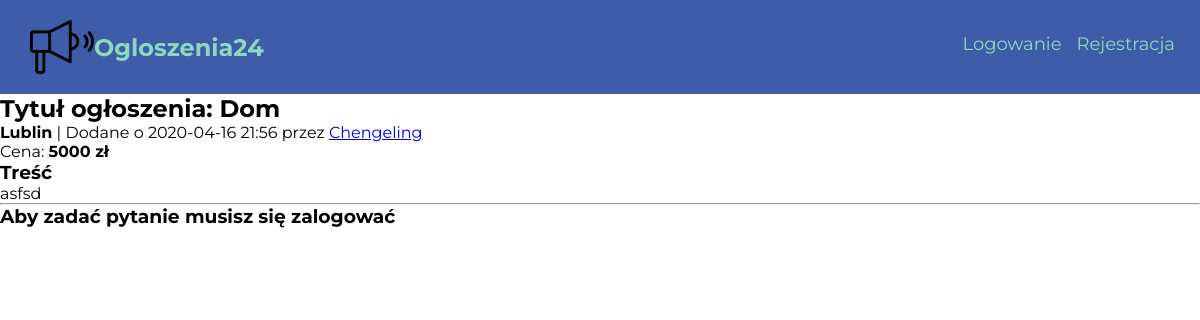
/ogloszenie/2/, run on the app's committed database.
### Ogloszenia24/models.py (models this page shows, shortened)
class Advert(db.Model):
    __searchable__ = ['title']
    id = db.Column(db.Integer, primary_key=True)
    date = db.Column(db.DateTime, nullable=False, default = datetime.utcnow)
    title = db.Column(db.String(100), nullable=False)
    content = db.Column(db.Text, nullable = False)
    user_id = db.Column(db.Integer, db.ForeignKey('user.id'), nullable=False)
    category = db.Column(db.String(50), nullable=False)
    price = db.Column(db.Integer)
    city = db.Column(db.String(), nullable=False)

class User(db.Model, UserMixin):
    id = db.Column(db.Integer, primary_key = True)
    username = db.Column(db.String(20), unique=True, nullable=False)
    password = db.Column(db.String(30), nullable=False)
    email = db.Column(db.String(100), nullable=False, unique=True)
    adverts = db.relationship('Advert', backref='autor', lazy=True)
    messages_sent = db.relationship('Message',foreign_keys='Message.sender_id', backref='author', lazy='dynamic')
    messages_received = db.relationship('Message',foreign_keys='Message.recipient_id', backref='recipient', lazy='dynamic')
    telephone = db.Column(db.String(15))

### Ogloszenia24/views.py (the view)
@app.route("/ogloszenie/<int:advert_id>/", methods=['POST', 'GET'])
def show_advert(advert_id):
    form = MessageForm()
    advert = Advert.query.get_or_404(advert_id)
    if form.validate_on_submit():
        message = Message(title = form.title.data, body = form.message.data, sender_id = current_user.id, recipient_id = advert.user_id)
        db.session.add(message)
        db.session.commit()
        flash("Pomyślnie wysłano wiadomość")
        return redirect(url_for('home'))
    return render_template('show_ad.html',title = advert.title, form = form, advert=advert)

### Ogloszenia24/templates/show_ad.html
{% extends "layout.html" %}
{% block content %}
<div class="ad-info">
    <h2> Tytuł ogłoszenia: {{ advert.title }}</h2>
    <p><strong>{{advert.city }}</strong> |  Dodane o {{ advert.date.strftime('%Y-%m-%d %H:%M') }} przez <a href="{{ url_for('account') }}">{{ advert.autor.username }}</a></p>
    <p>Cena: <strong>{{ advert.price }} zł </strong></p>
    <h3>Treść</h3>
    <p>{{ advert.content }}</p>
    <hr>
    {% if current_user.is_authenticated and current_user.username != advert.autor.username%}
      <div class="message-form">
        <h3>Masz pytanie?</h3>
        <form action="" method='POST'>
          {{ form.hidden_tag() }}
          <div class="form-group">
            {{ form.title.label }}
            {{ form.title }}
            {% if form.title.errors %}
              <ul class="errors">
                {% for error in form.title.errors %}
                  <li>{{ error }}</li>
                {% endfor %}
              </ul>
            {% endif %}
          </div>
          <div class="form-group">
            {{ form.message.label }}
            {{ form.message(rows='10', cols='40') }}
            {% if form.message.errors %}
              <ul class="errors">
                {% for error in form.content.errors %}
                <li>{{ error }}</li>
                {% endfor %}
              </ul>
            {% endif %}
          </div>
          {{ form.submit }}
        </form>
      </div>
    {% elif current_user.username == advert.autor.username %}
    {% else %}
      <h3>Aby zadać pytanie musisz się zalogować</h3>
    {% endif %}
</div>
{% endblock %}

### Ogloszenia24/static/style.css (style rules this page uses)
* { margin: 0; padding: 0; box-sizing: border-box; font-family: 'Montserrat', sans-serif; }
:root { --primary-color: #3e5ca8; --secondary-color: #8BD8BD; --orange-color: rgb(255, 113, 18); }

### data on the page
Advert: title "Dom", city "Lublin", date "2020-04-16 21:56", price "5000", content "asfsd"
User: autor.username "Chengeling"
